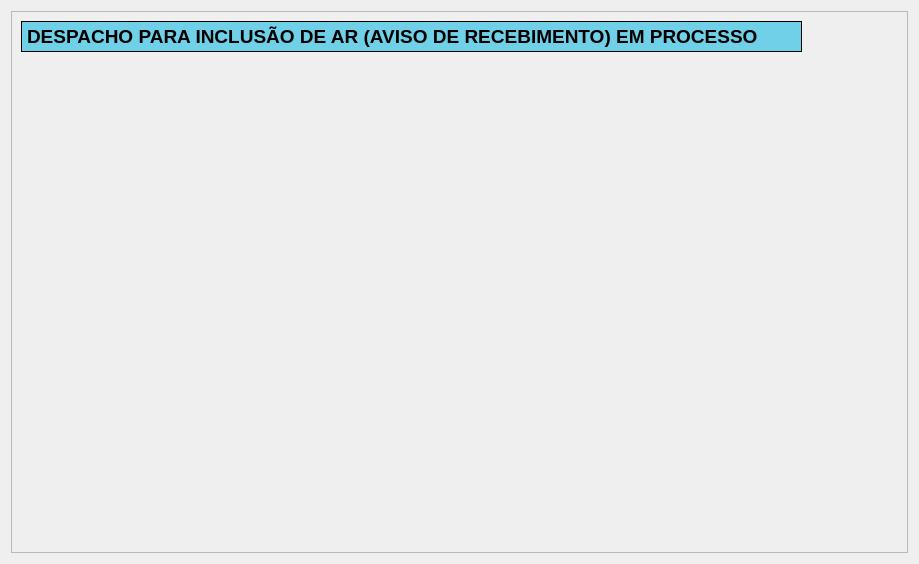
<?xml version="1.0" encoding="UTF-8"?>
<ui version="4.0">
 <class>DespachodoAR</class>
 <widget class="QWidget" name="DespachodoAR">
  <property name="geometry">
   <rect>
    <x>0</x>
    <y>0</y>
    <width>919</width>
    <height>564</height>
   </rect>
  </property>
  <property name="windowTitle">
   <string>Form</string>
  </property>
  <layout class="QVBoxLayout" name="verticalLayout">
   <item>
    <widget class="QScrollArea" name="scrollArea">
     <property name="widgetResizable">
      <bool>true</bool>
     </property>
     <widget class="QWidget" name="scrollAreaWidgetContents">
      <property name="geometry">
       <rect>
        <x>0</x>
        <y>0</y>
        <width>899</width>
        <height>544</height>
       </rect>
      </property>
      <widget class="QLabel" name="label">
       <property name="geometry">
        <rect>
         <x>9</x>
         <y>9</y>
         <width>781</width>
         <height>31</height>
        </rect>
       </property>
       <property name="minimumSize">
        <size>
         <width>0</width>
         <height>31</height>
        </size>
       </property>
       <property name="styleSheet">
        <string notr="true">QLabel {
border: 1px solid black;
background-color: rgb(112,208,232);
font-weight: bold;
font-size: 14pt;
}</string>
       </property>
       <property name="text">
        <string>DESPACHO PARA INCLUSÃO DE AR (AVISO DE RECEBIMENTO) EM PROCESSO</string>
       </property>
      </widget>
     </widget>
    </widget>
   </item>
  </layout>
 </widget>
 <resources/>
 <connections/>
</ui>
